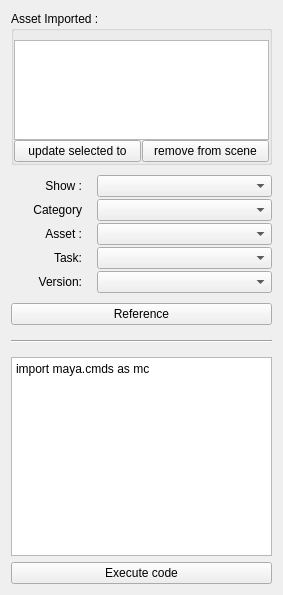
<?xml version="1.0" encoding="UTF-8"?>
<ui version="4.0">
    <class>settingsWidget_widget</class>
    <widget class="QWidget" name="settingsWidget_widget">
        <property name="geometry">
            <rect>
                <x>0</x>
                <y>0</y>
                <width>283</width>
                <height>595</height>
            </rect>
        </property>
        <property name="windowTitle">
            <string>Form</string>
        </property>
        <layout class="QVBoxLayout" name="verticalLayout">
            <item>
                <widget class="QGroupBox" name="assetImported_gb">
                    <property name="title">
                        <string>Asset Imported :</string>
                    </property>
                    <layout class="QVBoxLayout" name="verticalLayout_4">
                        <property name="spacing">
                            <number>0</number>
                        </property>
                        <property name="leftMargin">
                            <number>0</number>
                        </property>
                        <property name="rightMargin">
                            <number>0</number>
                        </property>
                        <property name="bottomMargin">
                            <number>0</number>
                        </property>
                        <item>
                            <widget class="QListView" name="asset_listView">
                                <property name="sizePolicy">
                                    <sizepolicy hsizetype="Expanding" vsizetype="Maximum">
                                        <horstretch>0</horstretch>
                                        <verstretch>0</verstretch>
                                    </sizepolicy>
                                </property>
                                <property name="maximumSize">
                                    <size>
                                        <width>16777215</width>
                                        <height>100</height>
                                    </size>
                                </property>
                            </widget>
                        </item>
                        <item>
                            <widget class="QWidget" name="listButtons_widget" native="true">
                                <layout class="QHBoxLayout" name="horizontalLayout_2">
                                    <property name="spacing">
                                        <number>1</number>
                                    </property>
                                    <property name="leftMargin">
                                        <number>0</number>
                                    </property>
                                    <property name="topMargin">
                                        <number>0</number>
                                    </property>
                                    <property name="rightMargin">
                                        <number>0</number>
                                    </property>
                                    <property name="bottomMargin">
                                        <number>0</number>
                                    </property>
                                    <item>
                                        <widget class="QPushButton" name="updateSelected_btn">
                                            <property name="text">
                                                <string>update selected to</string>
                                            </property>
                                        </widget>
                                    </item>
                                    <item>
                                        <widget class="QPushButton" name="removeFromScene_btn">
                                            <property name="text">
                                                <string>remove from scene</string>
                                            </property>
                                        </widget>
                                    </item>
                                </layout>
                            </widget>
                        </item>
                    </layout>
                </widget>
            </item>
            <item>
                <layout class="QHBoxLayout" name="horizontalLayout">
                    <item>
                        <widget class="QWidget" name="widget" native="true">
                            <property name="maximumSize">
                                <size>
                                    <width>80</width>
                                    <height>16777215</height>
                                </size>
                            </property>
                            <layout class="QVBoxLayout" name="verticalLayout_3">
                                <property name="spacing">
                                    <number>2</number>
                                </property>
                                <property name="topMargin">
                                    <number>4</number>
                                </property>
                                <property name="bottomMargin">
                                    <number>4</number>
                                </property>
                                <item>
                                    <widget class="QWidget" name="translate_labelWidget" native="true">
                                        <layout class="QHBoxLayout" name="translate_labelWidgets">
                                            <property name="spacing">
                                                <number>0</number>
                                            </property>
                                            <property name="leftMargin">
                                                <number>0</number>
                                            </property>
                                            <property name="topMargin">
                                                <number>0</number>
                                            </property>
                                            <property name="rightMargin">
                                                <number>0</number>
                                            </property>
                                            <property name="bottomMargin">
                                                <number>0</number>
                                            </property>
                                            <item>
                                                <widget class="QLabel" name="translate_label">
                                                    <property name="minimumSize">
                                                        <size>
                                                            <width>0</width>
                                                            <height>20</height>
                                                        </size>
                                                    </property>
                                                    <property name="layoutDirection">
                                                        <enum>Qt::LeftToRight</enum>
                                                    </property>
                                                    <property name="text">
                                                        <string>Show :</string>
                                                    </property>
                                                    <property name="alignment">
                                                        <set>Qt::AlignRight|Qt::AlignTrailing|Qt::AlignVCenter</set>
                                                    </property>
                                                </widget>
                                            </item>
                                        </layout>
                                    </widget>
                                </item>
                                <item>
                                    <widget class="QLabel" name="scale_label_2">
                                        <property name="minimumSize">
                                            <size>
                                                <width>0</width>
                                                <height>20</height>
                                            </size>
                                        </property>
                                        <property name="layoutDirection">
                                            <enum>Qt::LeftToRight</enum>
                                        </property>
                                        <property name="text">
                                            <string>Category</string>
                                        </property>
                                        <property name="alignment">
                                            <set>Qt::AlignRight|Qt::AlignTrailing|Qt::AlignVCenter</set>
                                        </property>
                                    </widget>
                                </item>
                                <item>
                                    <widget class="QWidget" name="rotate_labelWidget" native="true">
                                        <layout class="QHBoxLayout" name="rotate_labelWidgets">
                                            <property name="spacing">
                                                <number>0</number>
                                            </property>
                                            <property name="leftMargin">
                                                <number>0</number>
                                            </property>
                                            <property name="topMargin">
                                                <number>0</number>
                                            </property>
                                            <property name="rightMargin">
                                                <number>0</number>
                                            </property>
                                            <property name="bottomMargin">
                                                <number>0</number>
                                            </property>
                                            <item>
                                                <widget class="QLabel" name="rotate_label">
                                                    <property name="minimumSize">
                                                        <size>
                                                            <width>0</width>
                                                            <height>20</height>
                                                        </size>
                                                    </property>
                                                    <property name="layoutDirection">
                                                        <enum>Qt::LeftToRight</enum>
                                                    </property>
                                                    <property name="text">
                                                        <string>Asset :</string>
                                                    </property>
                                                    <property name="alignment">
                                                        <set>Qt::AlignRight|Qt::AlignTrailing|Qt::AlignVCenter</set>
                                                    </property>
                                                </widget>
                                            </item>
                                        </layout>
                                    </widget>
                                </item>
                                <item>
                                    <widget class="QLabel" name="rotate_label_2">
                                        <property name="minimumSize">
                                            <size>
                                                <width>0</width>
                                                <height>20</height>
                                            </size>
                                        </property>
                                        <property name="layoutDirection">
                                            <enum>Qt::LeftToRight</enum>
                                        </property>
                                        <property name="text">
                                            <string>Task:</string>
                                        </property>
                                        <property name="alignment">
                                            <set>Qt::AlignRight|Qt::AlignTrailing|Qt::AlignVCenter</set>
                                        </property>
                                    </widget>
                                </item>
                                <item>
                                    <widget class="QWidget" name="scale_labelWidget" native="true">
                                        <layout class="QHBoxLayout" name="scale_labelWidgets">
                                            <property name="spacing">
                                                <number>0</number>
                                            </property>
                                            <property name="leftMargin">
                                                <number>0</number>
                                            </property>
                                            <property name="topMargin">
                                                <number>0</number>
                                            </property>
                                            <property name="rightMargin">
                                                <number>0</number>
                                            </property>
                                            <property name="bottomMargin">
                                                <number>0</number>
                                            </property>
                                            <item>
                                                <widget class="QLabel" name="scale_label">
                                                    <property name="minimumSize">
                                                        <size>
                                                            <width>0</width>
                                                            <height>20</height>
                                                        </size>
                                                    </property>
                                                    <property name="layoutDirection">
                                                        <enum>Qt::LeftToRight</enum>
                                                    </property>
                                                    <property name="text">
                                                        <string>Version:</string>
                                                    </property>
                                                    <property name="alignment">
                                                        <set>Qt::AlignRight|Qt::AlignTrailing|Qt::AlignVCenter</set>
                                                    </property>
                                                </widget>
                                            </item>
                                        </layout>
                                    </widget>
                                </item>
                            </layout>
                        </widget>
                    </item>
                    <item>
                        <layout class="QVBoxLayout" name="verticalLayout_2">
                            <property name="spacing">
                                <number>2</number>
                            </property>
                            <property name="topMargin">
                                <number>4</number>
                            </property>
                            <property name="bottomMargin">
                                <number>4</number>
                            </property>
                            <item>
                                <widget class="QWidget" name="translate_valueWidget" native="true">
                                    <layout class="QHBoxLayout" name="translate_valueWidgets">
                                        <property name="spacing">
                                            <number>0</number>
                                        </property>
                                        <property name="leftMargin">
                                            <number>0</number>
                                        </property>
                                        <property name="topMargin">
                                            <number>0</number>
                                        </property>
                                        <property name="rightMargin">
                                            <number>0</number>
                                        </property>
                                        <property name="bottomMargin">
                                            <number>0</number>
                                        </property>
                                        <item>
                                            <widget class="QComboBox" name="show_qcb"/>
                                        </item>
                                    </layout>
                                </widget>
                            </item>
                            <item>
                                <widget class="QComboBox" name="assetType_qcb"/>
                            </item>
                            <item>
                                <widget class="QWidget" name="rotate_valueWidget" native="true">
                                    <layout class="QHBoxLayout" name="rotate_valueWidgets">
                                        <property name="spacing">
                                            <number>0</number>
                                        </property>
                                        <property name="leftMargin">
                                            <number>0</number>
                                        </property>
                                        <property name="topMargin">
                                            <number>0</number>
                                        </property>
                                        <property name="rightMargin">
                                            <number>0</number>
                                        </property>
                                        <property name="bottomMargin">
                                            <number>0</number>
                                        </property>
                                        <item>
                                            <widget class="QComboBox" name="asset_qcb"/>
                                        </item>
                                    </layout>
                                </widget>
                            </item>
                            <item>
                                <widget class="QComboBox" name="task_qcb"/>
                            </item>
                            <item>
                                <widget class="QWidget" name="scale_valueWidget" native="true">
                                    <layout class="QHBoxLayout" name="scale_valueWidgets">
                                        <property name="spacing">
                                            <number>0</number>
                                        </property>
                                        <property name="leftMargin">
                                            <number>0</number>
                                        </property>
                                        <property name="topMargin">
                                            <number>0</number>
                                        </property>
                                        <property name="rightMargin">
                                            <number>0</number>
                                        </property>
                                        <property name="bottomMargin">
                                            <number>0</number>
                                        </property>
                                        <item>
                                            <widget class="QComboBox" name="version_qcb"/>
                                        </item>
                                    </layout>
                                </widget>
                            </item>
                        </layout>
                    </item>
                </layout>
            </item>
            <item>
                <widget class="QPushButton" name="reference_qpb">
                    <property name="text">
                        <string>Reference</string>
                    </property>
                </widget>
            </item>
            <item>
                <widget class="Line" name="line">
                    <property name="minimumSize">
                        <size>
                            <width>0</width>
                            <height>20</height>
                        </size>
                    </property>
                    <property name="orientation">
                        <enum>Qt::Horizontal</enum>
                    </property>
                </widget>
            </item>
            <item>
                <widget class="QPlainTextEdit" name="script_plainTextEdit">
                    <property name="sizePolicy">
                        <sizepolicy hsizetype="Expanding" vsizetype="MinimumExpanding">
                            <horstretch>0</horstretch>
                            <verstretch>0</verstretch>
                        </sizepolicy>
                    </property>
                    <property name="plainText">
                        <string>import maya.cmds as mc</string>
                    </property>
                </widget>
            </item>
            <item>
                <widget class="QPushButton" name="execcode_qpb">
                    <property name="text">
                        <string>Execute code</string>
                    </property>
                </widget>
            </item>
        </layout>
    </widget>
    <resources/>
    <connections/>
</ui>
